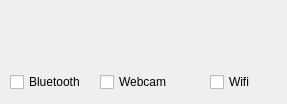
<ui version="4.0" >
 <class>ControlEeeDialog</class>
 <widget class="QDialog" name="ControlEeeDialog" >
  <property name="windowModality" >
   <enum>Qt::NonModal</enum>
  </property>
  <property name="geometry" >
   <rect>
    <x>0</x>
    <y>0</y>
    <width>287</width>
    <height>104</height>
   </rect>
  </property>
  <property name="sizePolicy" >
   <sizepolicy vsizetype="Fixed" hsizetype="Fixed" >
    <horstretch>0</horstretch>
    <verstretch>0</verstretch>
   </sizepolicy>
  </property>
  <property name="minimumSize" >
   <size>
    <width>287</width>
    <height>104</height>
   </size>
  </property>
  <property name="maximumSize" >
   <size>
    <width>287</width>
    <height>104</height>
   </size>
  </property>
  <property name="windowTitle" >
   <string>ControlEee</string>
  </property>
  <property name="modal" >
   <bool>false</bool>
  </property>
  <widget class="QLabel" name="bt_label" >
   <property name="geometry" >
    <rect>
     <x>20</x>
     <y>10</y>
     <width>51</width>
     <height>51</height>
    </rect>
   </property>
   <property name="text" >
    <string/>
   </property>
   <property name="pixmap" >
    <pixmap>icons/bluetooth.svg</pixmap>
   </property>
  </widget>
  <widget class="QCheckBox" name="bt_checkbox" >
   <property name="geometry" >
    <rect>
     <x>10</x>
     <y>70</y>
     <width>79</width>
     <height>24</height>
    </rect>
   </property>
   <property name="text" >
    <string>Bluetooth</string>
   </property>
  </widget>
  <widget class="QLabel" name="cam_label" >
   <property name="geometry" >
    <rect>
     <x>120</x>
     <y>10</y>
     <width>54</width>
     <height>48</height>
    </rect>
   </property>
   <property name="text" >
    <string/>
   </property>
   <property name="pixmap" >
    <pixmap>icons/camera-web.svg</pixmap>
   </property>
  </widget>
  <widget class="QCheckBox" name="cam_checkbox" >
   <property name="geometry" >
    <rect>
     <x>100</x>
     <y>70</y>
     <width>79</width>
     <height>24</height>
    </rect>
   </property>
   <property name="text" >
    <string>Webcam</string>
   </property>
  </widget>
  <widget class="QLabel" name="wifi_label" >
   <property name="geometry" >
    <rect>
     <x>220</x>
     <y>10</y>
     <width>54</width>
     <height>48</height>
    </rect>
   </property>
   <property name="text" >
    <string/>
   </property>
   <property name="pixmap" >
    <pixmap>icons/network-wireless.svg</pixmap>
   </property>
  </widget>
  <widget class="QCheckBox" name="wifi_checkbox" >
   <property name="geometry" >
    <rect>
     <x>210</x>
     <y>70</y>
     <width>61</width>
     <height>24</height>
    </rect>
   </property>
   <property name="text" >
    <string>Wifi</string>
   </property>
  </widget>
 </widget>
 <resources/>
 <connections/>
</ui>
